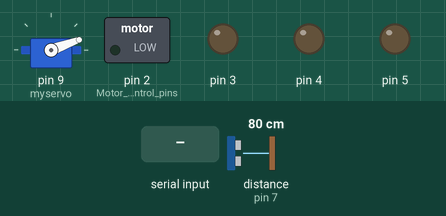
Simulated run of this sketch. Board: Arduino Uno, built with avr-gcc and run on an emulated ATmega328P. Parts: servo, switched loads named in the sketch (green lamp = pin HIGH), output pins drawn as LEDs (lit = HIGH). Wiring (inferred from the names in the program): ultrasonic range finder: trigger pin 6; echo pin 7. Dashed ring = blinking. The inputs (shaded band) are chosen by the test bench; at power-on: distance to the obstacle (sensor on pin 7) 80 cm. The echo pulse lasts 58.3 µs per cm; pins used as bus, display or sensor lines are not drawn; what the sketch prints to the serial monitor is not drawn.

Above: at 1.2 s.
1.3 s: distance to the obstacle (sensor on pin 7) set to 23 cm
4.3 s: distance to the obstacle (sensor on pin 7) set to 18 cm
At 4.7 s:
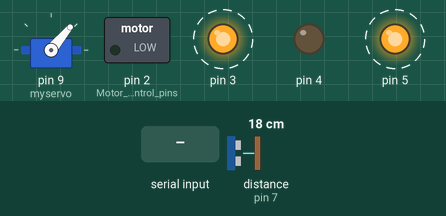
7.3 s: "F" received over Serial
At 8.0 s:
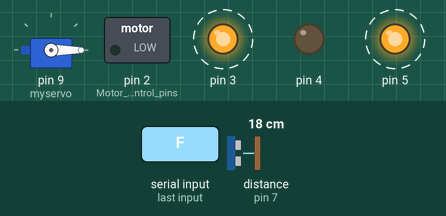
10.3 s: "R" received over Serial
At 10.8 s:
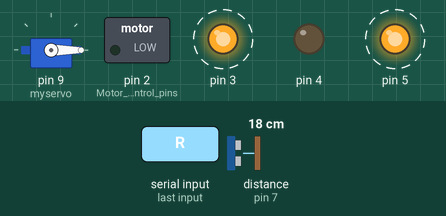
13.3 s: "L" received over Serial
16.3 s: distance to the obstacle (sensor on pin 7) set to 35 cm
At 20.25 s:
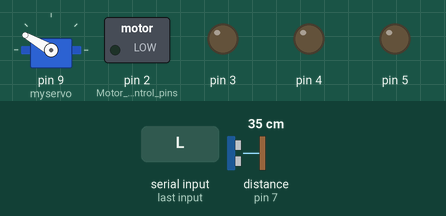
Timing chart, 0 to 20.3 s (numbered marks = the images above; inputs shaded):
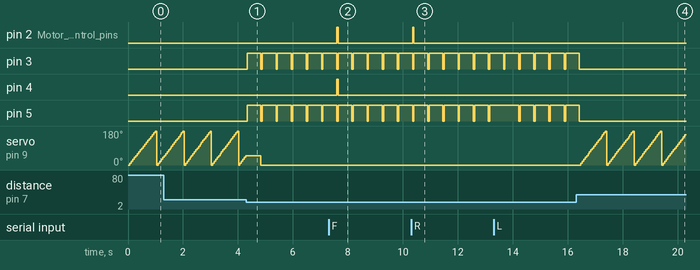

Measured:
- the behaviour switches between 21 and 20 cm on distance to the obstacle (sensor on pin 7) (found by bisection; images 0 and 1)
- after the input at 4.3 s, pin 3, pin 5: alternates HIGH for 0.50 s and LOW for 0.05 s, starting at once
- after the input at 7.3 s, pin 2 (Motor_control_pins), pin 4: LOW → HIGH after 0.29 s, → LOW 0.05 s later
- after the input at 10.3 s, pin 2 (Motor_control_pins): LOW → HIGH after 0.05 s, → LOW 0.05 s later
- after the input at 16.3 s, pin 3, pin 5: goes on until 16.4 s, then stays LOW

The sketch:

voice_robot_car.ino
```cpp
#include <Servo.h>

#define trigPin 6            // Define the trig pin of the ultrasonic sensor
#define echoPin 7            // Define the echo pin of the ultrasonic sensor
#define obstacleThreshold 20 // Define the threshold distance for obstacle (cm)
#define backMoveDistance 50  // Define the distance to move backward (cm)

char data = 0;   // Variable for storing received data
Servo myservo;   // Create a servo object

void setup() {
  Serial.begin(9600);          // Sets the baud for serial data transmission

  pinMode(2, OUTPUT);          // Motor control pins
  pinMode(3, OUTPUT);
  pinMode(4, OUTPUT);
  pinMode(5, OUTPUT);

  pinMode(trigPin, OUTPUT);    // Sets the trig pin as output
  pinMode(echoPin, INPUT);     // Sets the echo pin as input

  myservo.attach(9);           // Attach servo to pin 9
}

void loop() {
  if (Serial.available() > 0) {        // Send data only when you receive data
    data = Serial.read();              // Read the incoming data and store it
    Serial.print(data);                // Print value inside data in Serial monitor

    if (data == 'F') {
      moveForward();
    } else if (data == 'B') {
      moveBackward();
    } else if (data == 'R') {
      turnRight();
    } else if (data == 'L') {
      turnLeft();
    } else if (data == 'S') {
      stopVehicle();
    } else if (data == 'X') {         // Command to move back short distance
      moveBackShortDistance();
    }
  }

  // Obstacle detection with servo scan
  for (int angle = 0; angle <= 180; angle += 10) {  // Scan every 10 degrees
    myservo.write(angle);                            // Move servo to current angle
    delay(50);                                       // Wait for servo movement

    long duration, distance;

    digitalWrite(trigPin, LOW);
    delayMicroseconds(2);
    digitalWrite(trigPin, HIGH);
    delayMicroseconds(10);
    digitalWrite(trigPin, LOW);

    duration = pulseIn(echoPin, HIGH);
    distance = duration * 0.034 / 2;

    if (distance < obstacleThreshold) {
      stopVehicle();
      moveBackShortDistance();
      break;                                         // Stop scanning if obstacle found
    }
  }
}

void moveForward() {
  digitalWrite(2, HIGH);
  digitalWrite(3, LOW);
  digitalWrite(4, HIGH);
  digitalWrite(5, LOW);
}

void moveBackward() {
  digitalWrite(2, LOW);
  digitalWrite(3, HIGH);
  digitalWrite(4, LOW);
  digitalWrite(5, HIGH);
}

void turnRight() {
  digitalWrite(2, HIGH);
  digitalWrite(3, LOW);
  digitalWrite(4, LOW);
  digitalWrite(5, LOW);
}

void turnLeft() {
  digitalWrite(2, LOW);
  digitalWrite(3, LOW);
  digitalWrite(4, LOW);
  digitalWrite(5, HIGH);
}

void stopVehicle() {
  digitalWrite(2, LOW);
  digitalWrite(3, LOW);
  digitalWrite(4, LOW);
  digitalWrite(5, LOW);
}

void moveBackShortDistance() {
  // Move backward for a short distance (backMoveDistance cm)
  moveBackward();
  delay(backMoveDistance * 10);  // Adjust delay based on motor speed
  stopVehicle();
}
```
